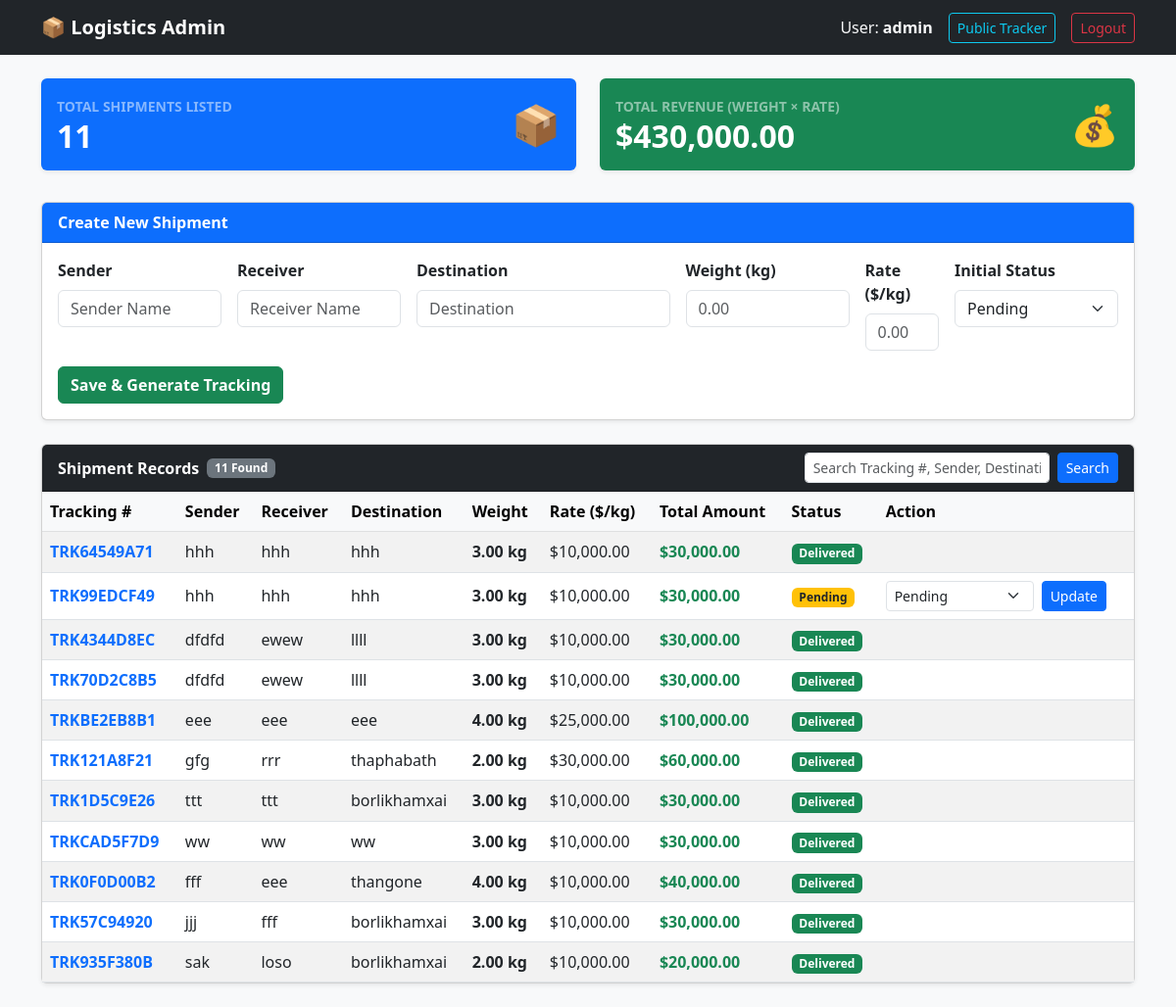
The page /index_bk.php (signed in) on the database its author committed.
### tables this page shows
CREATE TABLE `shipments` (
  `id` int(11) NOT NULL,
  `tracking_number` varchar(50) NOT NULL,
  `sender` varchar(100) NOT NULL,
  `receiver` varchar(100) NOT NULL,
  `destination` varchar(255) NOT NULL,
  `weight_kg` decimal(10,2) DEFAULT '0.00',
  `price` decimal(10,2) DEFAULT '0.00',
  `status` enum('Pending','In Transit','Out for Delivery','Delivered') DEFAULT 'Pending',
  `updated_at` timestamp NOT NULL DEFAULT CURRENT_TIMESTAMP ON UPDATE CURRENT_TIMESTAMP
);

### index_bk.php (the view, shortened to what this page needs)
<?php
require_once 'config/db.php';
$search = isset($_GET['search']) ? trim($_GET['search']) : '';
if ($search !== '') {
    $stmt = $pdo->prepare("SELECT * FROM shipments WHERE tracking_number LIKE ? OR sender LIKE ? OR receiver LIKE ? OR destination LIKE ? ORDER BY id DESC");
    $searchTerm = "%" . $search . "%";
    $stmt->execute([$searchTerm, $searchTerm, $searchTerm, $searchTerm]);
    $shipments = $stmt->fetchAll();
} else {
    $shipments = $pdo->query("SELECT * FROM shipments ORDER BY id DESC")->fetchAll();
}
$total_revenue = 0;
foreach ($shipments as $s) {
    $total_revenue += ($s['weight_kg'] * $s['price']);
}
?>
<!DOCTYPE html>
<html lang="en">
<head>
    <link href="https://cdn.jsdelivr.net/npm/bootstrap@5.3.0/dist/css/bootstrap.min.css" rel="stylesheet">
</head>
<body class="bg-light">
    <nav class="navbar navbar-expand-lg navbar-dark bg-dark">
        <div class="container">
            <a class="navbar-brand fw-bold" href="index.php">📦 Logistics Admin</a>
            <div class="d-flex align-items-center gap-3">
                <span class="text-light">User:
                    <strong><?php echo htmlspecialchars($_SESSION['username']); ?></strong></span>
                <a href="track.php" target="_blank" class="btn btn-outline-info btn-sm">Public Tracker</a>
                <a href="logout.php" class="btn btn-outline-danger btn-sm">Logout</a>
            </div>
        </div>
    </nav>
    <div class="container py-4">
        <div class="row mb-4">
            <div class="col-md-6 mb-2">
                <div class="card border-0 shadow-sm bg-primary text-white">
                    <div class="card-body p-3 d-flex justify-content-between align-items-center">
                        <div>
                            <small class="text-uppercase fw-bold text-white-50">Total Shipments Listed</small>
                            <h2 class="mb-0 fw-bold"><?php echo count($shipments); ?></h2>
                        </div>
                        <div class="fs-1">📦</div>
                    </div>
                </div>
            </div>
            <div class="col-md-6 mb-2">
                <div class="card border-0 shadow-sm bg-success text-white">
                    <div class="card-body p-3 d-flex justify-content-between align-items-center">
                        <div>
                            <small class="text-uppercase fw-bold text-white-50">Total Revenue (Weight × Rate)</small>
                            <h2 class="mb-0 fw-bold">$<?php echo number_format($total_revenue, 2); ?></h2>
                        </div>
                        <div class="fs-1">💰</div>
                    </div>
                </div>
            </div>
        </div>
        <div class="card shadow-sm mb-4">
            <div class="card-header bg-primary text-white fw-bold">Create New Shipment</div>
            <div class="card-body">
                <form method="POST" action="index.php" class="row g-3">
                    <div class="col-md-2">
                        <label class="form-label fw-semibold">Sender</label>
                        <input type="text" name="sender" class="form-control" placeholder="Sender Name" required>
                    </div>
                    <div class="col-md-2">
                        <label class="form-label fw-semibold">Receiver</label>
                        <input type="text" name="receiver" class="form-control" placeholder="Receiver Name" required>
                    </div>
                    <div class="col-md-3">
                        <label class="form-label fw-semibold">Destination</label>
                        <input type="text" name="destination" class="form-control" placeholder="Destination" required>
                    </div>
                    <div class="col-md-2">
                        <label class="form-label fw-semibold">Weight (kg)</label>
                        <input type="number" step="0.01" name="weight_kg" class="form-control" placeholder="0.00">
                    </div>
                    <div class="col-md-1">
                        <label class="form-label fw-semibold">Rate ($/kg)</label>
                        <input type="number" step="0.01" name="price" class="form-control" placeholder="0.00">
                    </div>
                    <div class="col-md-2">
                        <label class="form-label fw-semibold">Initial Status</label>
                        <select name="status" class="form-select">
                            <option value="Pending">Pending</option>
                        </select>
                    </div>
                    <div class="col-12">
                        <button type="submit" name="create_shipment" class="btn btn-success fw-bold">Save & Generate
                            Tracking</button>
                    </div>
                </form>
            </div>
        </div>
        <div class="card shadow-sm">
            <div
                class="card-header bg-dark text-white d-flex justify-content-between align-items-center flex-wrap gap-2">
                <div class="d-flex align-items-center gap-2">
                    <span class="fw-bold">Shipment Records</span>
                    <span class="badge bg-secondary"><?php echo count($shipments); ?> Found</span>
                </div>
                <form method="GET" action="index.php" class="d-flex gap-2">
                    <input type="text" name="search" class="form-control form-control-sm" style="width: 250px;"
                        placeholder="Search Tracking #, Sender, Destination..."
                        value="<?php echo htmlspecialchars($search); ?>">
                    <button type="submit" class="btn btn-sm btn-primary">Search</button>
                </form>
            </div>
            <div class="card-body p-0">
                <div class="table-responsive">
                    <table class="table table-striped table-hover mb-0 align-middle">
                        <thead class="table-light">
                            <tr>
                                <th>Tracking #</th>
                                <th>Sender</th>
                                <th>Receiver</th>
                                <th>Destination</th>
                                <th>Weight</th>
                                <th>Rate ($/kg)</th>
                                <th>Total Amount</th>
                                <th>Status</th>
                                <th>Action</th>
                            </tr>
                        </thead>
                        <tbody>
                            <?php if (count($shipments) > 0): ?>
                            <?php foreach ($shipments as $s): ?>
                            <?php $total_item_amount = $s['weight_kg'] * $s['price']; ?>
                            <tr>
                                <td>
                                    <a href="track.php?tracking_number=<?php echo $s['tracking_number']; ?>"
                                        target="_blank" class="fw-bold text-decoration-none">
                                        <?php echo $s['tracking_number']; ?>
                                    </a>
                                </td>
                                <td><?php echo htmlspecialchars($s['sender']); ?></td>
                                <td><?php echo htmlspecialchars($s['receiver']); ?></td>
                                <td><?php echo htmlspecialchars($s['destination']); ?></td>
                                <td><strong><?php echo number_format($s['weight_kg'], 2); ?> kg</strong></td>
                                <td>$<?php echo number_format($s['price'], 2); ?></td>
                                <td><span
                                        class="text-success fw-bold">$<?php echo number_format($total_item_amount, 2); ?></span>
                                </td>
                                <td>
                                    <?php
                                    $badgeClass = 'bg-secondary';
                                    if ($s['status'] === 'Pending') $badgeClass = 'bg-warning text-dark';
                                    elseif ($s['status'] === 'In Transit') $badgeClass = 'bg-info text-dark';
                                    elseif ($s['status'] === 'Out for Delivery') $badgeClass = 'bg-primary';
                                    elseif ($s['status'] === 'Delivered') $badgeClass = 'bg-success';
                                    ?>
                                    <span class="badge <?php echo $badgeClass; ?>"><?php echo $s['status']; ?></span>
                                </td>
                                <td>
                                    <?php if ($s['status'] === 'Delivered'): ?>
                                    <?php else: ?>
                                    <form method="POST"
                                        action="index.php<?php echo $search !== '' ? '?search=' . urlencode($search) : ''; ?>"
                                        class="d-flex gap-2">
                                        <select name="status" class="form-select form-select-sm" style="width: auto;">
                                            <option value="Pending"
                                                <?php echo $s['status']=='Pending'?'selected':''; ?>>Pending</option>
                                        </select>
                                        <button type="submit" class="btn btn-sm btn-primary">Update</button>
                                    </form>
                                    <?php endif; ?>
                                </td>
                            </tr>
                            <?php endforeach; ?>
                            <?php else: ?>
                            <tr>
                                <td colspan="9" class="text-center py-4 text-muted">No shipments found.</td>
                            </tr>
                            <?php endif; ?>
                        </tbody>
                    </table>
                </div>
            </div>
        </div>
    </div>
</body>
</html>

### rows shown on the page
shipments: tracking_number "TRK64549A71", sender "hhh", receiver "hhh", destination "hhh", weight_kg "3.00", price "10,000.00", total_item_amount "30,000.00", status "Delivered"
shipments: tracking_number "TRK99EDCF49", sender "hhh", receiver "hhh", destination "hhh", weight_kg "3.00", price "10,000.00", total_item_amount "30,000.00", status "Pending"
shipments: tracking_number "TRK4344D8EC", sender "dfdfd", receiver "ewew", destination "llll", weight_kg "3.00", price "10,000.00", total_item_amount "30,000.00", status "Delivered"
shipments: tracking_number "TRK70D2C8B5", sender "dfdfd", receiver "ewew", destination "llll", weight_kg "3.00", price "10,000.00", total_item_amount "30,000.00", status "Delivered"
shipments: tracking_number "TRKBE2EB8B1", sender "eee", receiver "eee", destination "eee", weight_kg "4.00", price "25,000.00", total_item_amount "100,000.00", status "Delivered"
shipments: tracking_number "TRK121A8F21", sender "gfg", receiver "rrr", destination "thaphabath", weight_kg "2.00", price "30,000.00", total_item_amount "60,000.00", status "Delivered"
shipments: tracking_number "TRK1D5C9E26", sender "ttt", receiver "ttt", destination "borlikhamxai", weight_kg "3.00", price "10,000.00", total_item_amount "30,000.00", status "Delivered"
shipments: tracking_number "TRKCAD5F7D9", sender "ww", receiver "ww", destination "ww", weight_kg "3.00", price "10,000.00", total_item_amount "30,000.00", status "Delivered"
shipments: tracking_number "TRK0F0D00B2", sender "fff", receiver "eee", destination "thangone", weight_kg "4.00", price "10,000.00", total_item_amount "40,000.00", status "Delivered"
shipments: tracking_number "TRK57C94920", sender "jjj", receiver "fff", destination "borlikhamxai", weight_kg "3.00", price "10,000.00", total_item_amount "30,000.00", status "Delivered"
shipments: tracking_number "TRK935F380B", sender "sak", receiver "loso", destination "borlikhamxai", weight_kg "2.00", price "10,000.00", total_item_amount "20,000.00", status "Delivered"

### other values the page prints
$_SESSION['username'] "admin"
count($shipments) "11"
$total_revenue "430,000.00"
